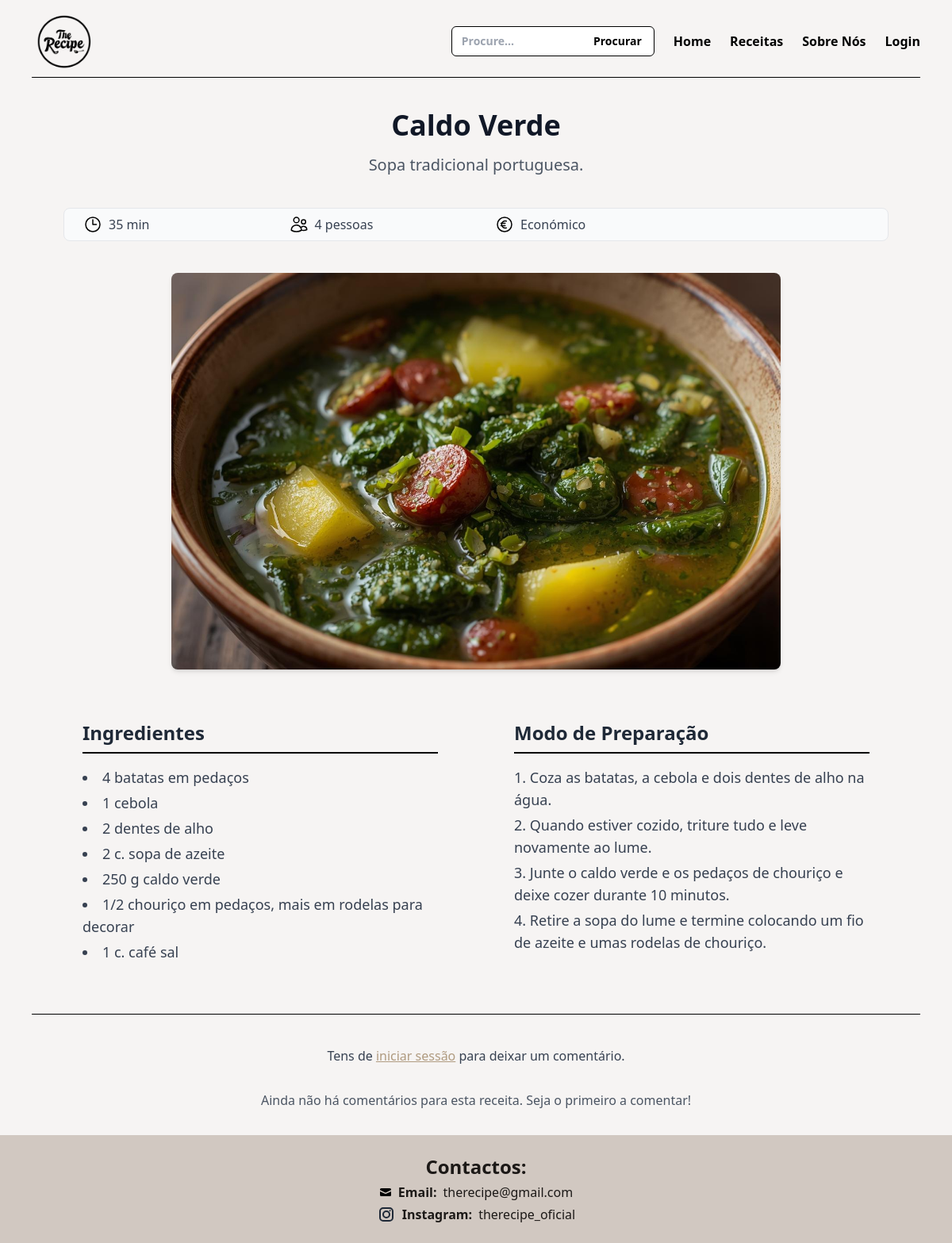
/receita.php?receita=1, run on an earlier commit of the app's database.
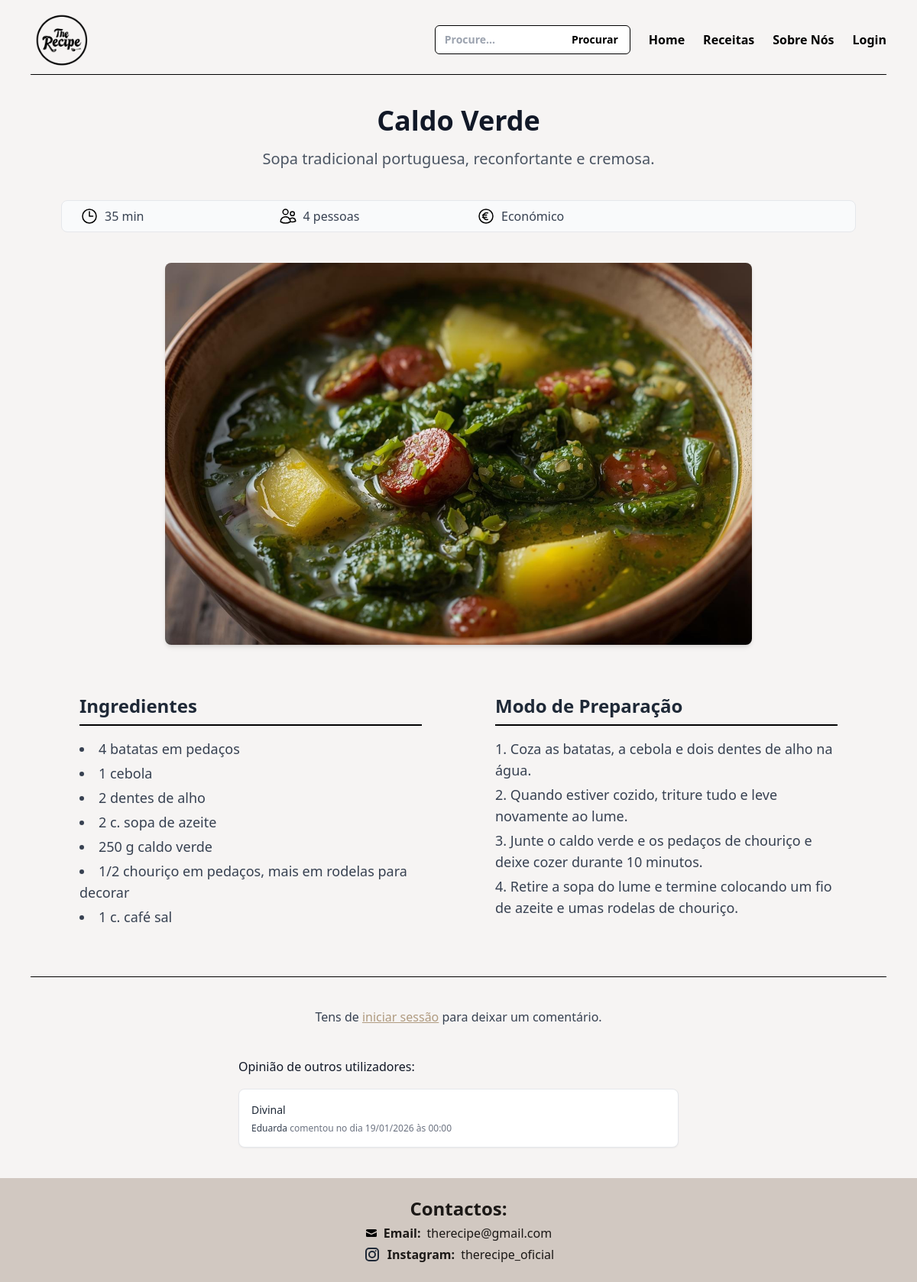
And on a later commit of the database.
### tables this page shows
CREATE TABLE IF NOT EXISTS `receitas` (
  `id` int NOT NULL AUTO_INCREMENT,
  `nome` varchar(100) NOT NULL,
  `tempo` varchar(50) DEFAULT NULL,
  `ingredientes` text,
  `preparacao` text,
  `imagem` varchar(128) DEFAULT NULL,
  `categoria` varchar(100) DEFAULT NULL,
  `descricao` text,
  `quantidade` int DEFAULT NULL,
  `orcamento` varchar(50) DEFAULT NULL,
  PRIMARY KEY (`id`)
);

CREATE TABLE IF NOT EXISTS `comentario` (
  `id` int NOT NULL AUTO_INCREMENT,
  `id_utilizador` int NOT NULL,
  `id_receita` int NOT NULL,
  `comentario` tinytext,
  `data_comentario` datetime DEFAULT NULL,
  PRIMARY KEY (`id`)
);

CREATE TABLE IF NOT EXISTS `utilizadores` (
  `id` int NOT NULL AUTO_INCREMENT,
  `nome` varchar(200) DEFAULT NULL,
  `password` varchar(350) DEFAULT NULL,
  `email` varchar(500) DEFAULT NULL,
  PRIMARY KEY (`id`)
);

### receita.php (the view, shortened to what the changed rows need)
<?php
require('ajax/connection.php');
$id_receita = filter_input(INPUT_GET, 'receita', FILTER_VALIDATE_INT);
?>
<!DOCTYPE html>
<html lang="pt-pt">
<head>
    <script src="https://cdn.tailwindcss.com"></script>
</head>
<body class= "bg-[#F6F4F3]">
    <?php require('includes/nav.php'); ?>
    <?php
        $sql = 'SELECT * FROM receitas WHERE id = :id';
        $stmt = $dbh->prepare($sql);
        $stmt->bindValue(':id', $id_receita);
        $stmt->execute();
        $receita = $stmt->fetchObject();
        $id_receita    = $receita->id;
        $nome         = $receita->nome;
        $imagem       = $receita->imagem;
        $tempo        = $receita->tempo;
        $ingredientes = $receita->ingredientes;
        $preparacao   = $receita->preparacao;
        $descricao    = $receita->descricao;
        $quantidade   = $receita->quantidade;
        $orcamento    = $receita->orcamento;
    ?>
   <div class="px-2 mt-10 sm:px-4 md:px-8 lg:px-20 xl:px-32">
        <h2 class="text-xl sm:text-2xl md:text-3xl lg:text-4xl font-bold text-gray-900 text-center my-4"><?= $nome ?></h2>
        <p class="sm:text-lg md:text-xl text-gray-600 text-center max-w-3xl mx-auto mb-6"><?= $descricao ?></p>
        <div class="max-w-6xl mx-auto mt-10">
           <div class="bg-gray-50 rounded-lg border border-gray-200 w-full mt-4">
                <div class="grid grid-cols-2 md:grid-cols-4 text-gray-700">
                    <div class="flex items-center gap-2 pl-6 py-2">
                        <svg xmlns="http://www.w3.org/2000/svg" fill="none" viewBox="0 0 24 24" stroke-width="1.5" stroke="currentColor" class="w-6 h-6 text-black">
                            <path stroke-linecap="round" stroke-linejoin="round" d="M12 6v6h4.5m4.5 0a9 9 0 1 1-18 0 9 9 0 0 1 18 0Z" />
                        </svg>
                        <span class="font-medium"><?= $tempo ?></span>
                    </div>
                    <div class="flex items-center gap-2 pl-6 py-2">
                        <span class="font-medium"><?= $quantidade ?> pessoas</span>
                    </div>
                    <div class="flex items-center gap-2 pl-6 py-2">
                        <svg xmlns="http://www.w3.org/2000/svg" fill="none" viewBox="0 0 24 24" stroke-width="1.5" stroke="currentColor" class="w-6 h-6 text-black">
                            <path stroke-linecap="round" stroke-linejoin="round" d="M14.25 7.756a4.5 4.5 0 1 0 0 8.488M7.5 10.5h5.25m-5.25 3h5.25M21 12a9 9 0 1 1-18 0 9 9 0 0 1 18 0Z" />
                        </svg>
                        <span class="font-medium"><?= $orcamento ?></span>
                    </div>
                </div>
            </div>
           <div class="w-full mt-10 flex justify-center">
                <img src="imagem/<?= $imagem ?>" alt="Receita <?= $id_receita ?>" class="w-full max-w-3xl h-[500px] object-cover rounded-lg shadow-md">
            </div>
            <div class="mt-10 grid md:grid-cols-2 gap-12 items-start">
                <div class="rounded-lg p-6 min-h-[260px]">
                    <h2 class="text-2xl font-bold text-gray-800 mb-4 border-b-2 border-black pb-2">
                        Ingredientes
                    </h2>
                    <ul class="list-disc list-inside text-gray-700 text-base sm:text-lg space-y-1">
                        <?php
                            $lista = explode("\n", $ingredientes);
                            foreach ($lista as $linha) {
                                $item = trim($linha);
                                if ($item !== '') {
                                    echo "<li>$item</li>";
                                }
                            }
                        ?>
                    </ul>
                </div>
                <div class="rounded-lg p-6 min-h-[260px]">
                    <h2 class="text-2xl font-bold text-gray-800 mb-4 border-b-2 border-black pb-2">
                        Modo de Preparação
                    </h2>
                    <ol class="list-decimal list-inside text-gray-700 text-base sm:text-lg space-y-1">
                        <?php
                            $lista = explode("\n", $preparacao);
                            foreach ($lista as $linha) {
                                $item = trim($linha);
                                if ($item !== '') {
                                    echo "<li>$item</li>";
                                }
                            }
                        ?>
                    </ol>
                </div>
            </div>
        </div>
    </div>
    <div class="my-10">
        <hr class="border-black mx-10 my-2">
    </div>
    <?php
        $sqlComentarios = " SELECT c.comentario,  c.data_comentario, u.nome FROM comentario c JOIN utilizadores u ON u.id = c.id_utilizador WHERE c.id_receita = ? ORDER BY c.data_comentario DESC";
        $stmtComentarios = $dbh->prepare($sqlComentarios);
        $stmtComentarios->execute([$id_receita]);
        $comentarios = $stmtComentarios->fetchAll();
    ?>
    <?php if (isset($_SESSION['user_id'])):?>
    <div class="w-full max-w-xl mx-auto px-2">
        <h4 class="text-base sm:text-xl font-semibold mb-2">
            Deixe aqui a sua opinião:
        </h4>
        <form method="POST" action="auth/adicionarComentario.php" class="flex flex-col gap-3">
            <textarea name="comentario" class="border border-black rounded-md p-3 text-lg" rows="4" zrequired> </textarea>
            <input type="hidden" name="id_receita" value="<?= $id_receita ?>">
            <button type="submit" class="self-end bg-[#B09B80] text-white px-6 py-2 rounded-md hover:bg-[#4E2D0C] transition">
                Enviar
            </button>
        </form>
    </div>
    <?php else: ?>
    <div class="text-center pb-4">
        <p class="text-gray-700">
        </p>
    </div>
    <?php endif; ?>
    <?php if (!empty($comentarios)): ?>
    <div class="space-y-4 px-24 pt-6 max-w-3xl mx-auto mb-10">
        <?php foreach ($comentarios as $c): ?>
        <p class="text-md text-gray-900 leading-relaxed"> Opinião de outros utilizadores: </p>
        <div class="bg-white rounded-lg border border-gray-200 p-4 shadow-sm">
            <p class="text-sm text-gray-800 leading-relaxed"> <?= $c['comentario'] ?> </p>
            <p class="text-xs text-gray-500 mt-1">
                <span class="font-medium text-gray-700"><?= $c['nome'] ?></span>
                comentou no dia
                <?= date('d/m/Y \à\s H:i', strtotime($c['data_comentario'])) ?>
            </p>
        </div>
        <?php endforeach; ?>
    </div>
    <?php else: ?>
        <p class="text-center text-gray-600 py-4">
            Ainda não há comentários para esta receita. Seja o primeiro a comentar!
        </p>
    <?php endif; ?>
    <?php require('includes/footer.php'); ?>
</body>
</html>

What changed in the data, as far as the page shows it:
changed receitas "Caldo Verde": descricao "Sopa tradicional portuguesa." → "Sopa tradicional portuguesa, reconfortante e cremosa."
added comentario: comentario "Divinal", id_utilizador.nome "Eduarda", data_comentario "19/01/2026 às 00:00"
Also different on the page:
text no longer shown: "Ainda não há comentários para esta receita. Seja o primeiro a comentar!"
